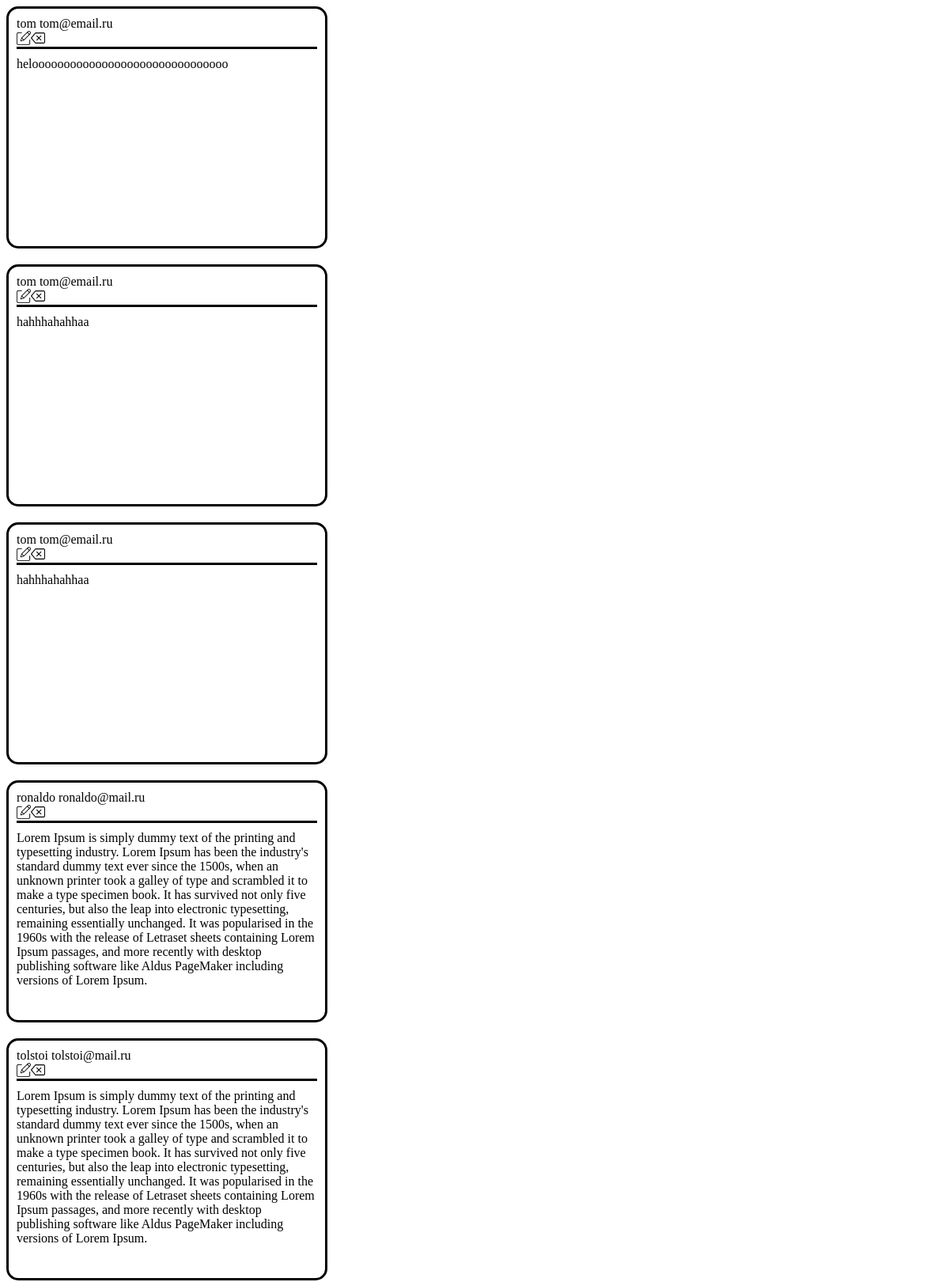
Before: / (upper part) with the older database file.
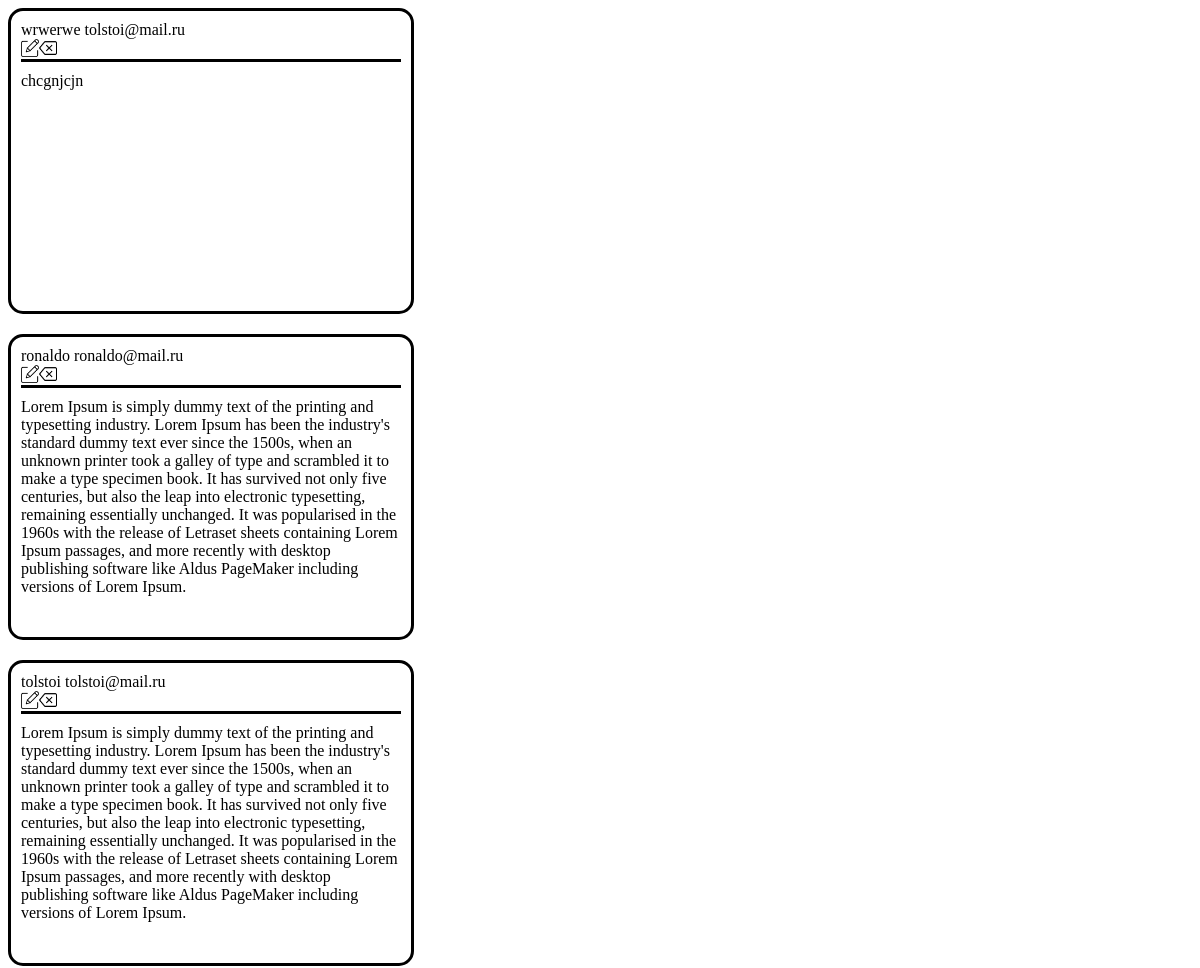
After: the same page with the newer database file.
### webapp/models.py (models this page shows, shortened)
class Book(models.Model):
    STATUS_CHOICES = [("active", "Активно"),("blocked", "Заблокировано")]
    author = models.CharField(max_length=200, null=False, blank=False, verbose_name='имя автора записи')
    email = models.EmailField(null=False, blank=False, verbose_name='почта автора записи')
    text = models.TextField(max_length=3000, null=False, blank=False, verbose_name='текст записи ')
    created_at = models.DateTimeField(auto_now_add=True, verbose_name='время создания')
    updated_at = models.DateTimeField(auto_now=True, verbose_name='время редактирования')
    status = models.CharField(max_length=50, choices=STATUS_CHOICES, null=False, blank=False, default='active')
    class Meta:
        db_table = 'book'
        ordering = ['-created_at']

### webapp/views.py (the view)
# urls.py: path('', show_posts, name="show_posts"),
def show_posts(request):
    posts = Book.objects.filter(status='active')
    return render(request, 'main.html', {'posts': posts})

### webapp/templates/main.html (shortened to what this page needs)
<!DOCTYPE html>
<html lang="en">
<head>
</head>
<body>
{% for post in posts %}
<div class="main">
    <div class="author">
        {{post.author}}
        {{post.email}}
        <div class="icons">
            <a href="{% url 'edit_post' post.pk %}"><img class="edit-icon" src="./icons/edit.png" /></a>
            <a href="{% url 'delete_post' post.pk %}"><img class="delete-icon" src="./icons/delete.png" /></a>
        </div>
    </div>
    <div class="post">
        {{post.text}}
    </div>
</div>
{% endfor %}
</body>
</html>

Changed rows visible on the page:
removed Book: author "tom", email "tom@email.ru", text "helooooooooooooooooooooooooooooooo"
removed Book: author "tom", email "tom@email.ru", text "hahhhahahhaa"
removed Book: author "tom", email "tom@email.ru", text "hahhhahahhaa"
added Book: author "wrwerwe", email "tolstoi@mail.ru", text "chcgnjcjn"
